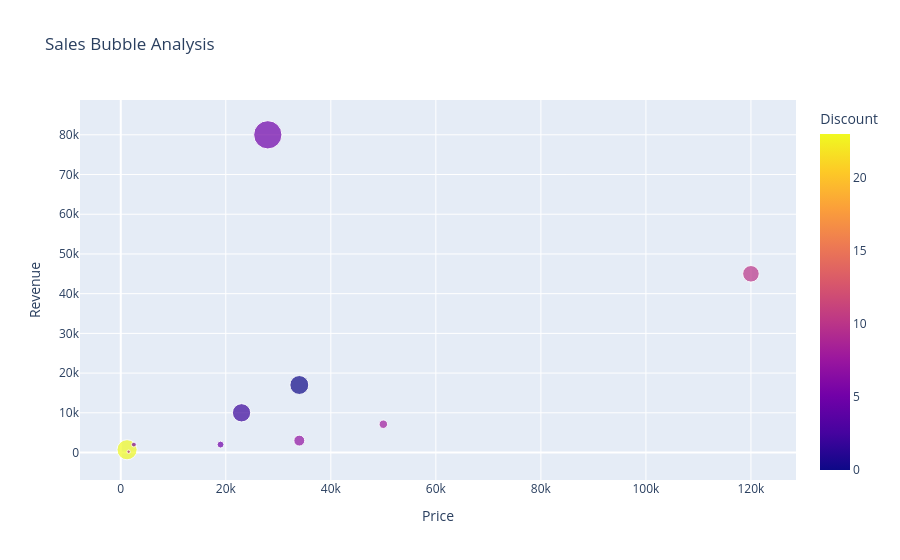

The notebook cell saved with this chart:
### Code cell
# CHART 15 — Bubble Chart

fig = px.scatter(
    df,
    x='Price',
    y='Revenue',
    size='Quantity',
    color='Discount',
    hover_name='Product',
    title='Sales Bubble Analysis'
)
fig.show()

### Figure 1 — Plotly figure (JSON) as saved in the notebook; plotly's stock layout.template omitted (floating-point values rounded to 4 significant figures)
{"data": [{"hovertemplate": "<b>%{hovertext}</b><br><br>Price=%{x}<br>Revenue=%{y}<br>Quantity=%{marker.size}<br>Discount=%{marker.color}<extra></extra>", "hovertext": ["Laptop", "Shoes", "Phone", "Computer", "Jeans", "T.V.", "Specs", "Lamp", "Game", "Keyboard"], "legendgroup": "", "marker": {"color": [10, 5, 8, 7, 23, 2, 9, 6, 5, 0], "coloraxis": "coloraxis", "size": [23, 4, 6, 10, 34, 28, 1, 2, 67, 30], "sizemode": "area", "sizeref": 0.1675, "symbol": "circle"}, "mode": "markers", "name": "", "orientation": "v", "showlegend": false, "type": "scatter", "x": [120000, 19000, 50000, 34000, 1200, 23000, 1500, 2500, 28000, 34000], "xaxis": "x", "y": [45000, 2000, 7125, 3000, 700, 10000, 200, 2000, 80000, 17000], "yaxis": "y"}], "layout": {"coloraxis": {"colorbar": {"title": {"text": "Discount"}}, "colorscale": [[0, "#0d0887"], [0.1111, "#46039f"], [0.2222, "#7201a8"], [0.3333, "#9c179e"], [0.4444, "#bd3786"], [0.5556, "#d8576b"], [0.6667, "#ed7953"], [0.7778, "#fb9f3a"], [0.8889, "#fdca26"], [1, "#f0f921"]]}, "legend": {"itemsizing": "constant", "tracegroupgap": 0}, "title": {"text": "Sales Bubble Analysis"}, "xaxis": {"anchor": "y", "domain": [0, 1], "title": {"text": "Price"}}, "yaxis": {"anchor": "x", "domain": [0, 1], "title": {"text": "Revenue"}}}}
